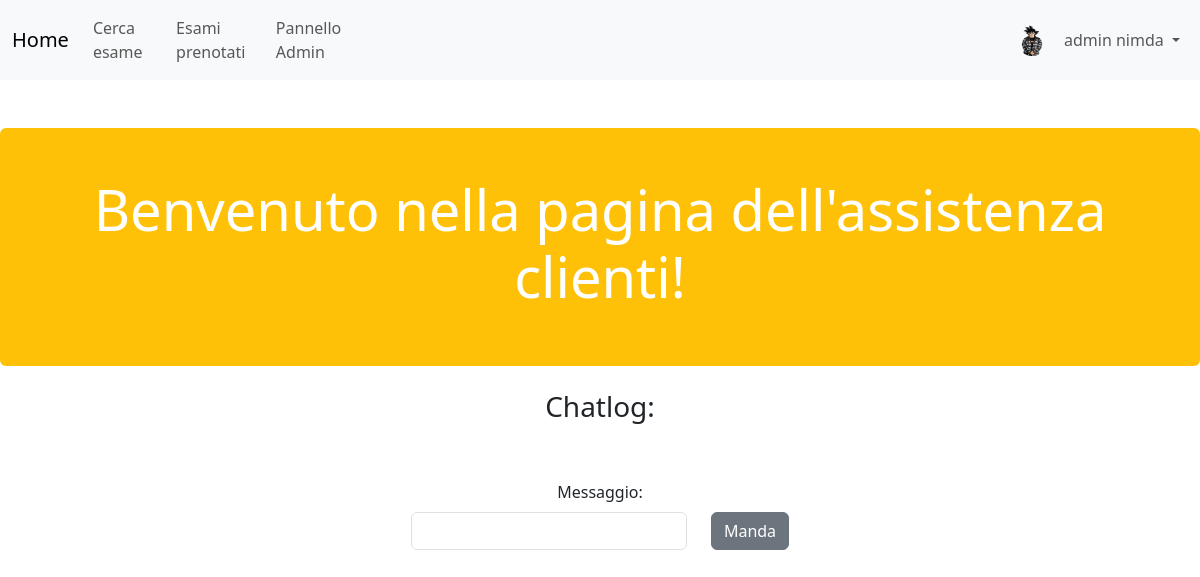
The app's page /assistenza/chat_assistenza/prova2 prova2/3 (signed in) with its own data.
### utenti_custom/models.py (models this page shows)
class UtenteCustom(AbstractUser):
    username = None
    email = models.EmailField(_('email address'), unique=True)
    foto_profilo = models.ImageField(upload_to ='immagini_utenti/%Y/%m/%d/', blank=True, null=True)
    USERNAME_FIELD = 'email'
    REQUIRED_FIELDS = ['first_name', 'last_name',]
    objects = UserManager()
    def __str__(self):
        return f"{self.first_name} {self.last_name}"

### gestione_assistenza/views.py (the view)
# urls.py: path('chat_assistenza/<str:identificativi>/<int:pk>', chat_assistenza, name='chat_assistenza'),
def chat_assistenza(request, identificativi, pk):
    chat = Chat.objects.get(pk=pk)
    if chat.stato == 'in_corso' or chat.stato == 'terminato' or (chat.stato == 'in_attesa' and not request.user.is_staff):
        messages.error(request, 'Non puoi entrare in questa chat')
        return redirect('home')
    if request.user.is_staff:
        chat.membro_assistenza = request.user
        chat.stato = 'in_corso'
        chat.save()
    else:
        chat.stato = 'in_attesa'
        chat.save()
    return render(request, template_name='gestione_assistenza/pagina_chat.html',
                  context={'identificativi':identificativi, 'pk':pk})

### gestione_assistenza/templates/gestione_assistenza/pagina_chat.html (shortened to what this page needs)
{% extends "base.html" %}
{% load static %}
{% block content %}
<br>
<div class="mt-4 p-5 bg-warning text-white rounded">
  <div class="container">
    <h2 style="text-align:center;" class="display-4">Benvenuto nella pagina dell'assistenza clienti!</h2>
  </div>
</div>
<br>
  <h3 style="text-align:center"> Chatlog: </h3>
  <br><br>
  <div class="container-fluid" style="text-align:center">
    <div class="row justify-content-center">
        <label for="msg" class="form-label" style="display:flex; flex-direction:column;">Messaggio:</label>
        <div class="col-sm-3">
        <input type="text" class="form-control" id="msg"> <br> <br>
        </div>
      <div class="col-md-auto">
        <button id='bottone' type="button" class="btn btn-secondary" onclick="btnClick()">Manda</button>
      </div>
    </div>
  </div>
{% endblock %}

### templates/base.html (shortened to what this page needs)
<!DOCTYPE html>
<html lang="en">
{% load static %}
<head>
  <link rel="stylesheet" href="https://cdn.jsdelivr.net/npm/bootstrap@5.3.0/dist/css/bootstrap.min.css">
  {% load crispy_forms_tags %}
</head>
<body>
  <nav class="navbar navbar-expand-sm bg-light navbar-light">
    <div class="container-fluid ">
      {% block navbar %}
      <a class="navbar-brand" href="{% url 'home' %}">Home</a>
      <div class="collapse navbar-collapse" id="collapsibleNavbar">
        <ul class="navbar-nav">
          <li class="nav-item">
            <a class="nav-link" href="{% url 'gestione_utenti:ricerca_esami' %}">Cerca esame</a>
          </li>
          <li class="nav-item">
            <a class="nav-link" href="{% url 'gestione_utenti:situazione' %}">Esami prenotati</a>
          </li>
          {% if request.user.groups.all.0.name == 'Assistenza' %}
          <li class="nav-item">
            <a class="nav-link" href="{% url 'gestione_assistenza:utenti_attesa' %}">Utenti in attesa</a>
          </li>
          <li class="nav-item">
            <a class="nav-link" href="{% url 'admin:index' %}">Pannello Assistenza</a>
          </li>
          {% elif not request.user.is_staff %}
          <li class="nav-item">
            <a class="nav-link" href="{% url 'gestione_assistenza:richiesta_assistenza' %}">Assistenza clienti</a>
          </li>
          {% else %}
          <li class="nav-item">
            <a class="nav-link" href="{% url 'admin:index' %}">Pannello Admin</a>
          </li>
          {% endif%}
        </ul>
        <div class="navbar-collapse collapse w-100 order-3 dual-collapse2">
          <ul class="navbar-nav ms-auto">
            <li class="nav-item">
              <span class="navbar-text">
                {% if request.user.is_authenticated and request.user.foto_profilo %}
                  <img src="{{ request.user.foto_profilo.url }}" alt="Foto profilo" class="rounded-circle mt-1 me-2" style="width: 32px; height: 32px;">
                {% else %}
                  <img src="{% static '/immagini/blank_profile_picture.png' %}" alt="Immagine default" class="rounded-circle mt-1 me-2" style="width: 32px; height: 32px;">
                {% endif %}
              </span>
            </li>
            <li class="nav-item dropdown">
              <a class="nav-link dropdown-toggle" id="navbarDropdownMenuLink" role="button" data-bs-toggle="dropdown" aria-haspopup="true" aria-expanded="false">
                {% if request.user.is_authenticated %}
                  {{ request.user }}
                {% else %}
                  Utente anonimo
                {% endif %}
              </a>
          </ul>
        </div>
      </div>
      {% endblock %}
    </div>
  </nav>
{% block content %}
{% endblock %}
</body>
</html>

### records on screen
UtenteCustom: user.foto_profilo (picture), user "admin nimda"
